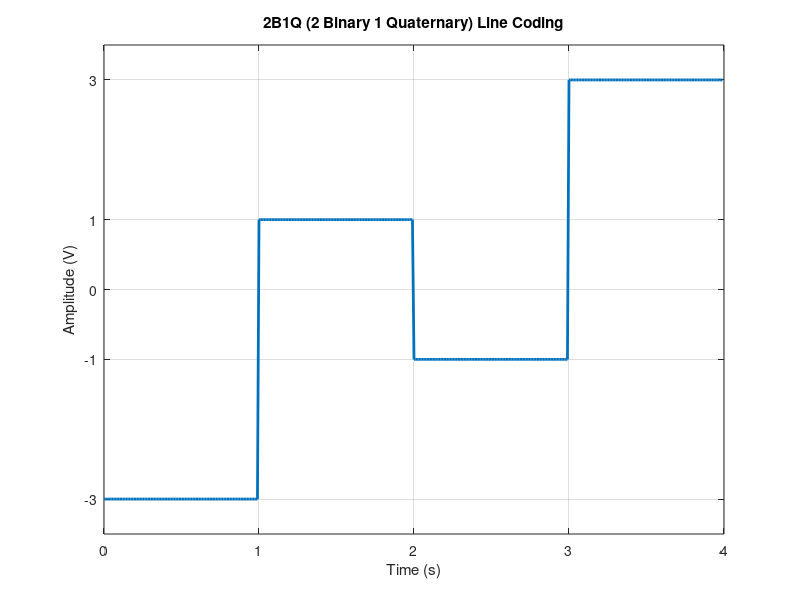

Write the MATLAB code that produced this figure.
data =[0 0 1 1 0 1 1 0];
if mod(length(data),2) ~=0;
    error('input data is wrong');
end;


fs=100;
d=1;
sps=fs*d;
n=length(data)/2;

t= 0:1/fs:n*d-1/fs;
map = containers.Map({'00','01','10','11'} ,[-3,-1,3,1]);
tB=[];
for i =1:2:length(data)
    pair=sprintf('%d%d', data(i), data(i+1));
    level = map(pair);
    tB=[tB level*ones(1,sps)];
end
figure;
plot(t,tB,'LineWidth',2);
axis([0 n*d -3.5 3.5]);
grid on;
xlabel('Time (s)');
ylabel('Amplitude (V)');
title('2B1Q (2 Binary 1 Quaternary) Line Coding');
xticks(0:d:n);
yticks([-3 -1 0 1 3]);
